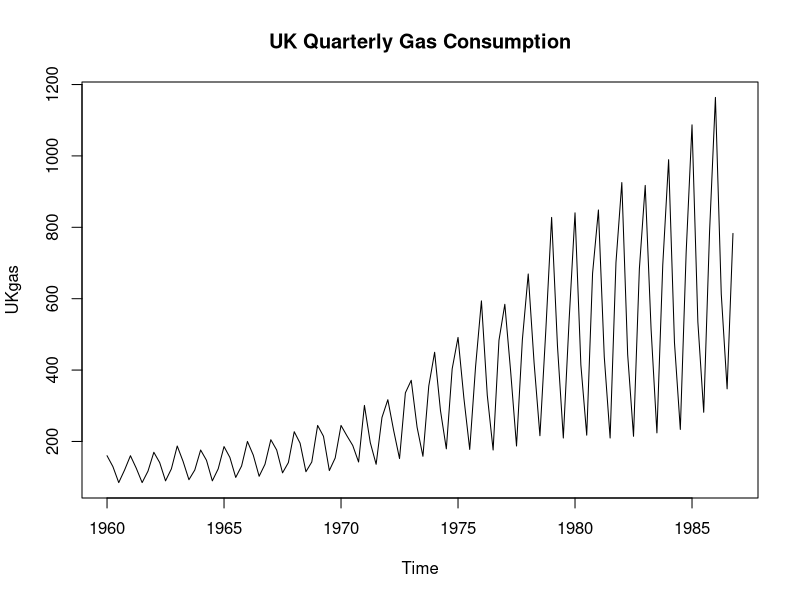
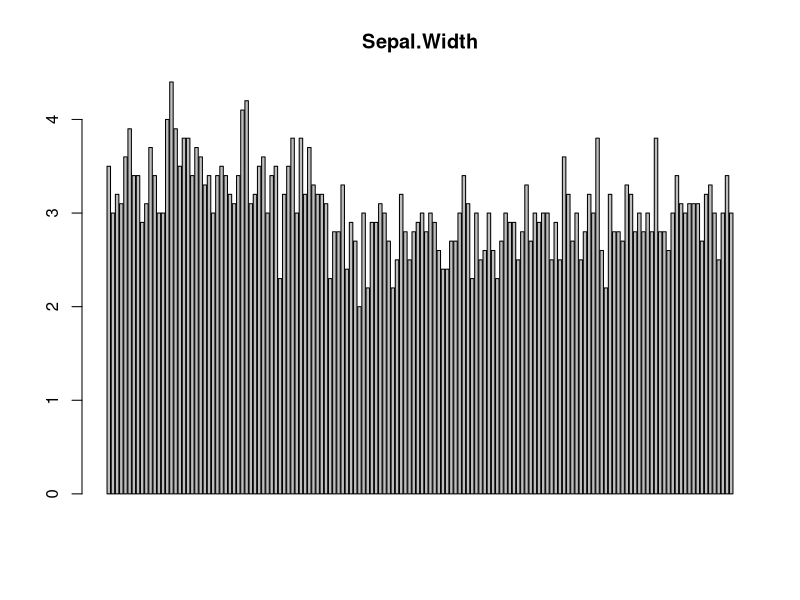
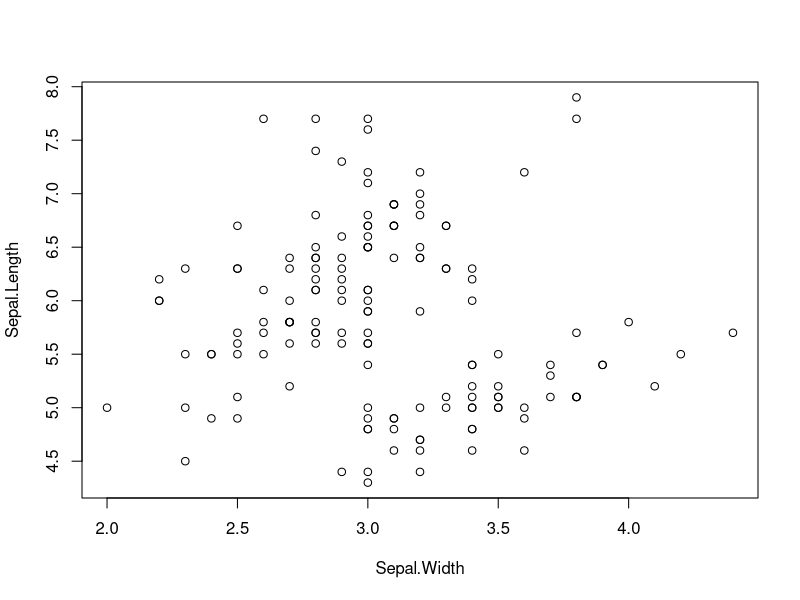
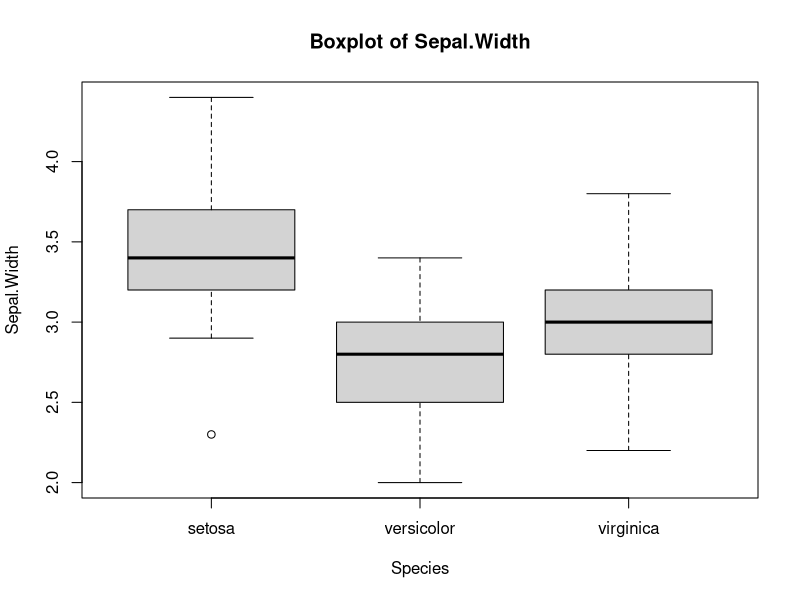
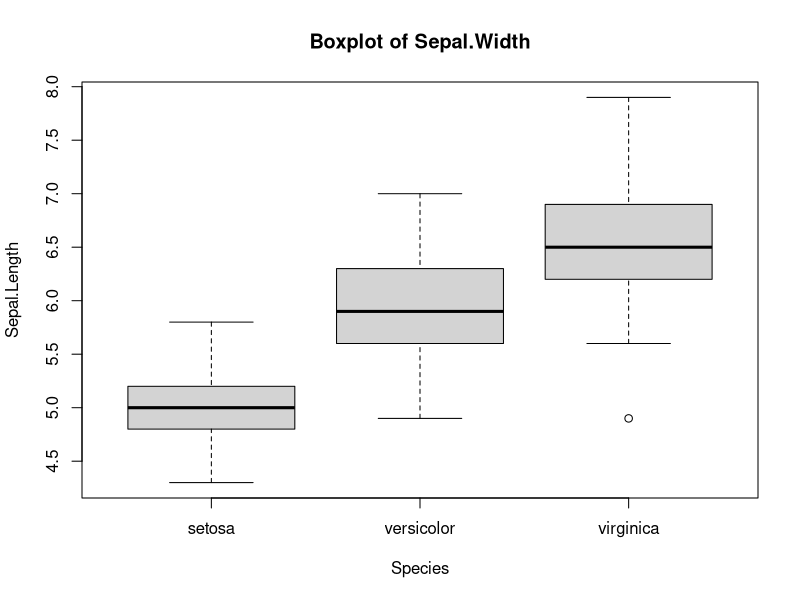
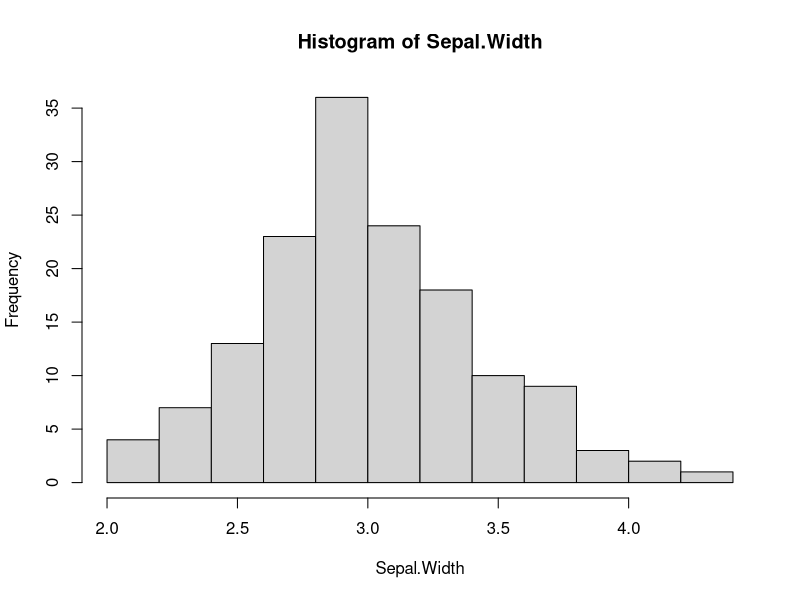

R code for these plots, in order:
## ---- chunk 1
plot(UKgas, main = "UK Quarterly Gas Consumption")
## ---- chunk 2
with(iris, barplot(Sepal.Width, main = "Sepal.Width"))
## ---- chunk 3
with(iris, plot(Sepal.Width, Sepal.Length))
## ---- chunk 4
with(iris, tapply(Sepal.Width, Species, fivenum))
## ---- chunk 5
with(iris, tapply(Sepal.Length, Species, fivenum))
## ---- chunk 6
with(iris, hist(Sepal.Width, plot = FALSE))$count
## ---- chunk 7
with(iris, boxplot(Sepal.Width ~ Species, plot = TRUE, main = "Boxplot of Sepal.Width"))
with(iris, boxplot(Sepal.Length ~ Species, plot = TRUE, main = "Boxplot of Sepal.Width"))
## ---- chunk 8
with(iris, hist(Sepal.Width, plot = TRUE))
## ---- chunk 9
knitr::include_graphics("https://github.com/hadley/r4ds/blob/master/diagrams/data-science-explore.png?raw=true")
# knitr::include_graphics("fig/data-science.png")
